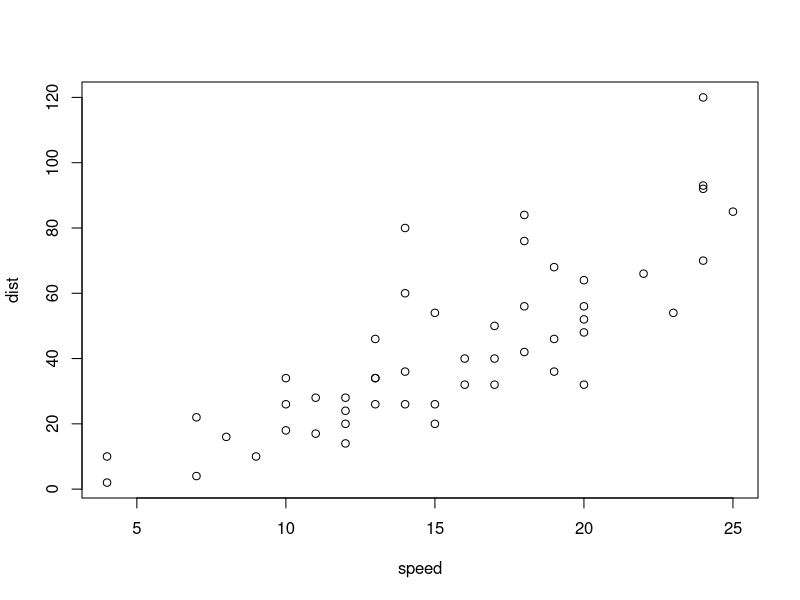
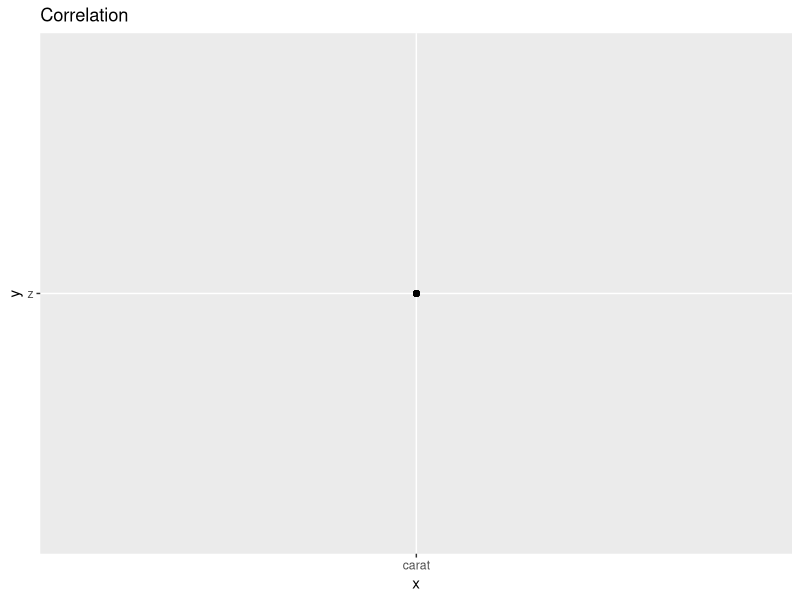
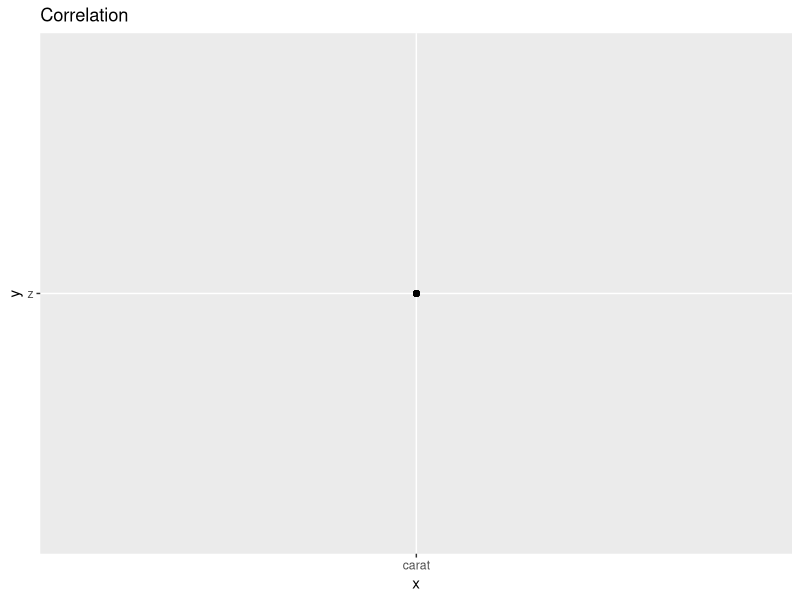
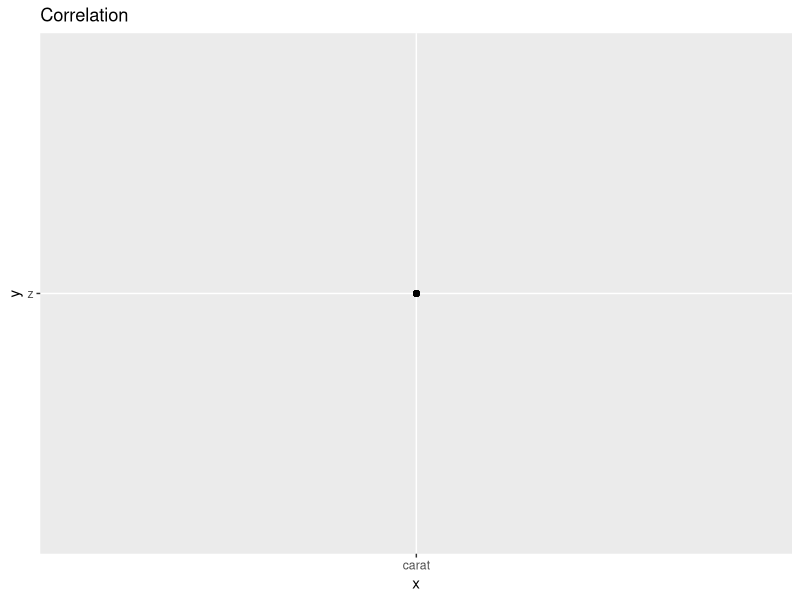
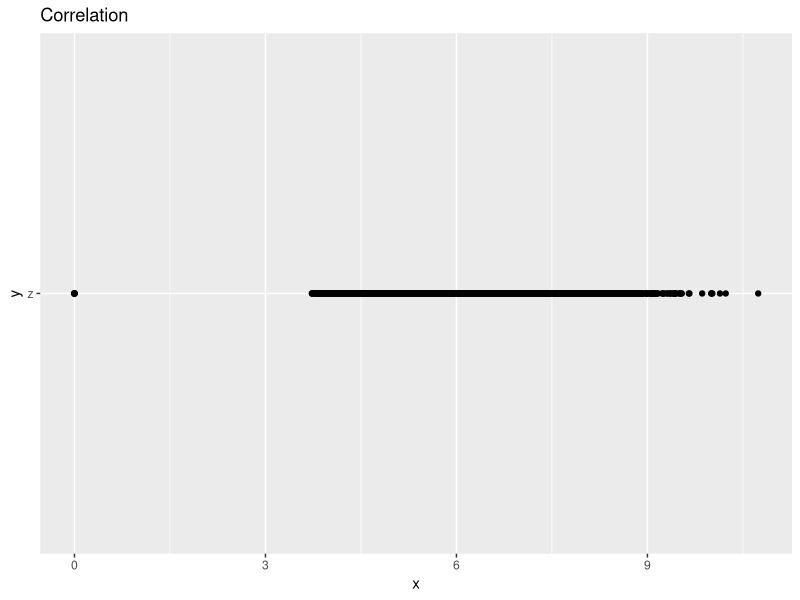
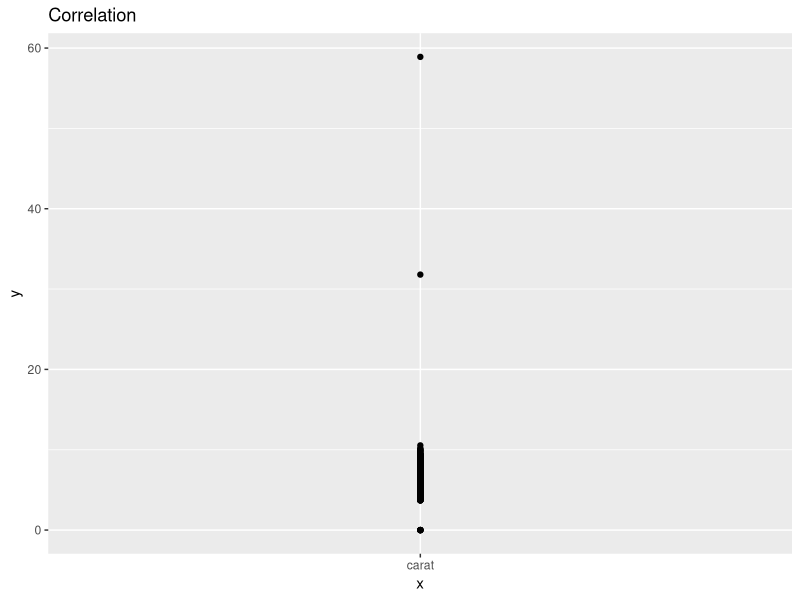
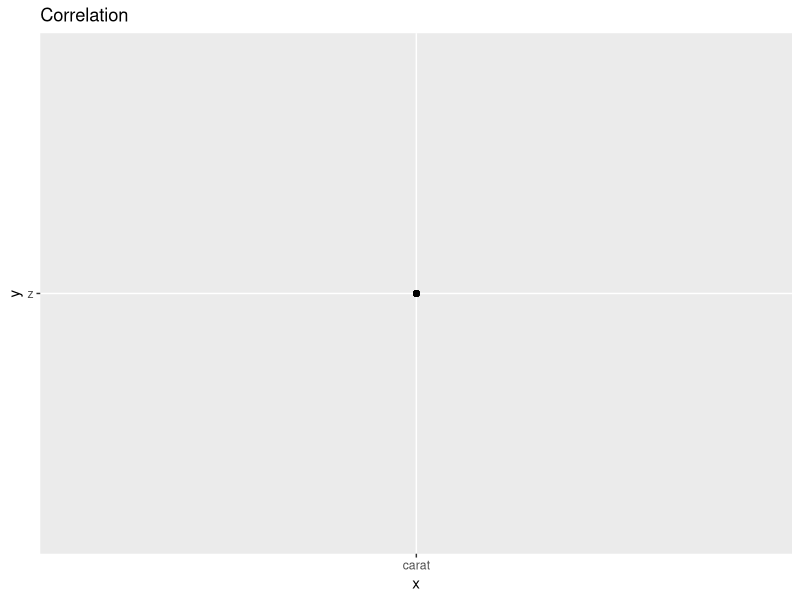

Source code (R) for these figures, in order:
## ---- chunk 1
summary(cars)
## ---- chunk 2
plot(cars)
## ---- chunk 3
#We can first define a function and give a specific way to extract columes number. After do that, we can test it by using diamonds example.
Conum<-function(data){#define a function called clnum in order to extract numbers
  numdata<-data[sapply(data, is.numeric)]#by using sapply, we can extract all numeric columes. We define this vector as numdata.
  return (numdata)# output numdata
}
#test diamonds
library (ggplot2)#get the packages ggplot2
Conum(diamonds)#Consider diamonds as data and process the function
print(Conum)#show output
## ---- chunk 4
#When we need to find the Pearson correlation coefficients, we firstly need to separate each column in the data frame, and calculate the coefficients by using the columns. So, we first build a function which is used to extract columns numbers, and then give two vectors, one for the titles and another one for the coefficients. In this way, we could initial a variable and output what we want
Colcurr <- function(data){
  data <- Conum(data) #use Conum function to seperate each number column of data
  corrT <- c()#create a vector, containing titles for each pair; the value will be "x-y"form, x & y are the titles for column 1 &2
  corrV <- c()# create a vector, containing the Pearson correlation coefficient for each pair of columns
  k = 1# initial k euqals to 1 
  for(i in 1:(ncol(data)-1)){# loop through each colum in data
    for(j in (i+1):(ncol(data))){#loop at i+1 to avoid repeating pairs of columns, ant getting useless correlations
      corrT[k] <-paste(colnames(data)[i],"-",colnames(data)[j],sep="")#get the title of the pair of column
      corrV[k] <- cor(data[,i],data[,j],method="pearson")#get the correlation of the pair of column
      k <- k+1#k is increased by 1
    }
  }
  corrFrame <- data.frame(matrix(ncol=0,nrow=k-1))#initial a variable containing rows for the previous pairs of columns
   corrFrame["Columns"] <- corrT#add title column to the variable corrFrame
   corrFrame["Correlation"] <- corrV#add correlation column to the variable corrFrame
   return(corrFrame)
}
testCorr = Colcurr(diamonds)
print(testCorr)
## ---- chunk 5
#First use the similar way as HW 2 to get the correlation between all colume numbwe, the we put each x on x axes, and put y on y axes. By using these data, we can scatter the plots. 
Plot <- function(data){
  dat <- Conum(data)#use Conum function to seperate each number column of data
  coPlots <- list()#define coPlots scatter the numbers of column, and define the initial is empty list.
  k <- 1#initial k euqals to 1
  for(i in 1:(ncol(dat)-1)){# loop through each colum in data
    for(j in (i+1):(ncol(dat))){{#loop at i+1 to avoid repeating pairs of columns, ant getting useless correlations
      plotFrame <- data.frame(dat[,i],dat[,j])#define dataFrame to collect all the data we need
      x <- colnames(dat)[i] #gather i and let it all plotted on x 
      y <- colnames(dat)[j] #gather j and let it all plotted on y
      colnames(plotFrame) <- c(x,y)#name axes as x and y
      xyCorr <- cor(dat[,i],dat[,j],method="pearson")#get the correlation of the pair of column
      coPlots[[k]] <- (ggplot(plotFrame,aes(x,y))+geom_point()+ggtitle(paste("Correlation")))
      #use ggplot to draw the the graph, darw x and y on the graph by points. We give the graph title in the end.
      k <- k+1#get total number of k
    }
  }
  return(coPlots)#output
  }
# SW: added brace to close function
}

testPlots = Plot(diamonds)#Tests the function
print(testPlots)# output
